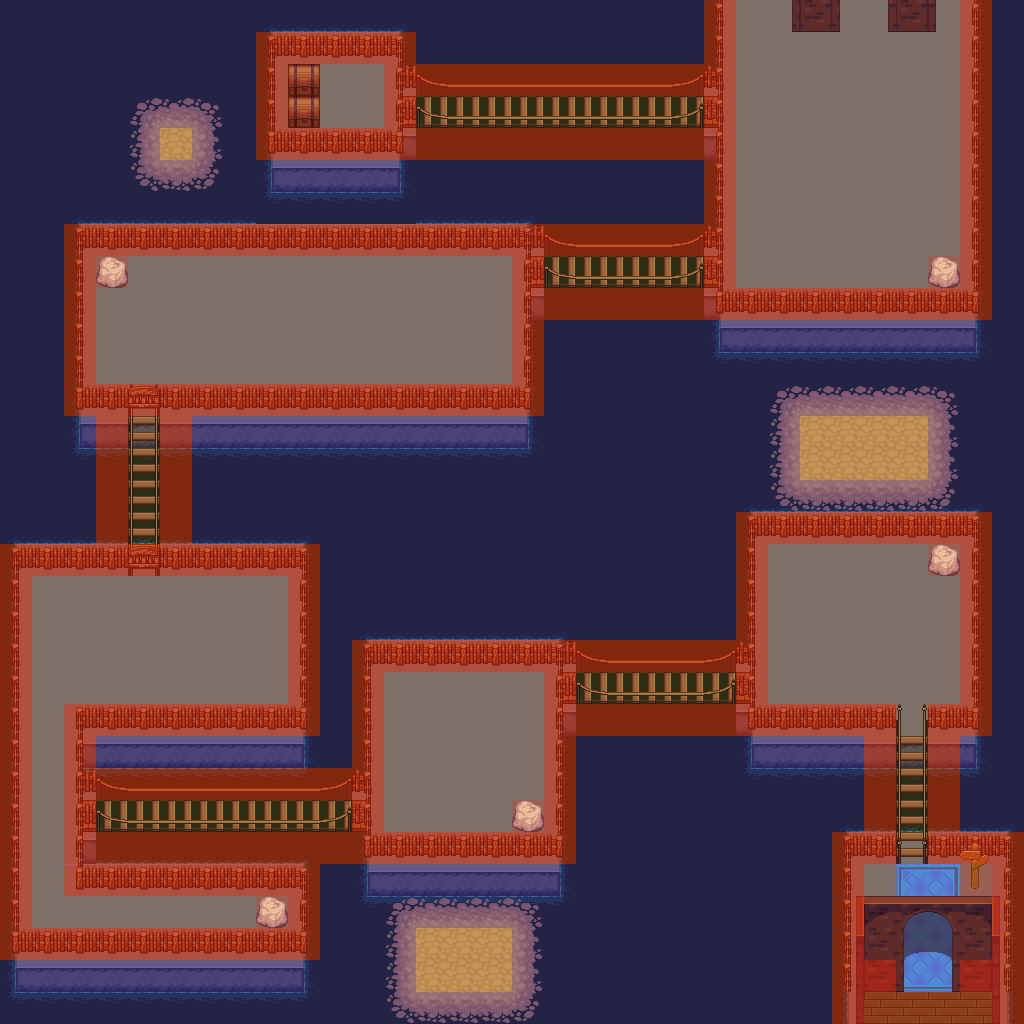

Rendered tile map (Tiled .tmx) drawn with the repository's tilesets; below, a short description and the map source with its tile grids summarised:
An orthogonal 32x32 tile map with 32x32 px tiles, 5 tile layers (background, fringe, object, foreground, ...), 4 tilesets and 21 objects (15x event, 6x enemy).

<map height="32" orientation="orthogonal" renderorder="right-down" tileheight="32" tilewidth="32" version="1.0" width="32">
 <properties>
  <property name="music" value="music/winds_of_stories.ogg" />
  <property name="tileset" value="tilesetdefs/sewer.txt" />
  <property name="title" value="Sewer" />
 </properties>
 <tileset firstgid="1" name="tiled_collision" tileheight="32" tilewidth="32">
  <image height="32" source="tiled_collision.png" width="480" />
 </tileset>
 <tileset firstgid="16" name="generic_background" tileheight="32" tilewidth="32">
  <image height="832" source="generic_background.png" width="864" />
 </tileset>
 <tileset firstgid="718" name="small_objects" tileheight="64" tilewidth="32">
  <image height="512" source="small_objects.png" width="671" />
 </tileset>
 <tileset firstgid="878" name="sewer_objects" tileheight="128" tilewidth="32">
  <image height="768" source="sewer_objects.png" width="672" />
 </tileset>
 <layer height="32" name="background" width="32">
  <data>[1024 cells, 1024 non-empty, 25 distinct tile ids]</data>
 </layer>
 <layer height="32" name="fringe" width="32">
  <data>[1024 cells, 210 non-empty, 23 distinct tile ids]</data>
 </layer>
 <layer height="32" name="object" width="32">
  <data>[1024 cells, 271 non-empty, 23 distinct tile ids]</data>
 </layer>
 <layer height="32" name="foreground" width="32">
  <data>[1024 cells, 0 non-empty, 0 distinct tile ids]</data>
 </layer>
 <layer height="32" name="collision" width="32">
  <data>[1024 cells, 745 non-empty, 3 distinct tile ids]</data>
 </layer>
 <objectgroup name="event">
  <object height="32" name="Alert" type="event" width="32" x="960" y="864">
   <properties>
    <property name="hotspot" value="location" />
    <property name="msg" value="FENCES ARE FOR YOUR PROTECTION.  DO NOT OPEN GATES." />
    <property name="repeat" value="false" />
    <property name="tooltip" value="Signpost" />
   <property name="activate" value="on_trigger" /></properties>
  </object>
  <object height="32" name="Switch" type="event" width="32" x="928" y="544">
   <properties>
    <property name="hotspot" value="location" />
    <property name="msg" value="There is a strange groove in this rock" />
    <property name="repeat" value="false" />
    <property name="requires_not_status" value="switch_key" />
    <property name="tooltip" value="Strange Rock" />
   <property name="activate" value="on_trigger" /></properties>
  </object>
  <object height="32" name="Switch" type="event" width="32" x="512" y="800">
   <properties>
    <property name="hotspot" value="location" />
    <property name="msg" value="There is a strange groove in this rock" />
    <property name="repeat" value="false" />
    <property name="requires_not_status" value="switch_key" />
    <property name="tooltip" value="Strange Rock" />
   <property name="activate" value="on_trigger" /></properties>
  </object>
  <object height="32" name="Switch" type="event" width="32" x="256" y="896">
   <properties>
    <property name="hotspot" value="location" />
    <property name="msg" value="There is a strange groove in this rock" />
    <property name="repeat" value="false" />
    <property name="requires_not_status" value="switch_key" />
    <property name="tooltip" value="Strange Rock" />
   <property name="activate" value="on_trigger" /></properties>
  </object>
  <object height="32" name="Switch" type="event" width="32" x="96" y="256">
   <properties>
    <property name="hotspot" value="location" />
    <property name="msg" value="There is a strange groove in this rock" />
    <property name="repeat" value="false" />
    <property name="requires_not_status" value="switch_key" />
    <property name="tooltip" value="Strange Rock" />
   <property name="activate" value="on_trigger" /></properties>
  </object>
  <object height="32" name="Switch" type="event" width="32" x="928" y="256">
   <properties>
    <property name="hotspot" value="location" />
    <property name="msg" value="There is a strange groove in this rock" />
    <property name="repeat" value="false" />
    <property name="requires_not_status" value="switch_key" />
    <property name="tooltip" value="Strange Rock" />
   <property name="activate" value="on_trigger" /></properties>
  </object>
  <object height="32" name="Switch" type="event" width="32" x="96" y="256">
   <properties>
    <property name="hotspot" value="location" />
    <property name="mapmod" value="object,4,17,0;object,4,12,0;collision,4,17,0;collision,4,12,0;object,10,1,0;collision,10,1,0" />
    <property name="repeat" value="false" />
    <property name="requires_status" value="switch_key" />
    <property name="tooltip" value="Strange Rock" />
   <property name="activate" value="on_trigger" /></properties>
  </object>
  <object height="32" name="Switch" type="event" width="32" x="928" y="544">
   <properties>
    <property name="hotspot" value="location" />
    <property name="mapmod" value="collision,23,21,0;collision,17,21,0;object,23,21,0;object,17,21,0;" />
    <property name="repeat" value="false" />
    <property name="requires_status" value="switch_key" />
    <property name="tooltip" value="Strange Rock" />
   <property name="activate" value="on_trigger" /></properties>
  </object>
  <object height="32" name="Switch" type="event" width="32" x="512" y="800">
   <properties>
    <property name="hotspot" value="location" />
    <property name="mapmod" value="object,2,25,0;object,11,25,0;collision,2,25,0;collision,11,25,0" />
    <property name="repeat" value="false" />
    <property name="requires_status" value="switch_key" />
    <property name="spawn" value="ghost,12,21" />
    <property name="tooltip" value="Strange Rock" />
   <property name="activate" value="on_trigger" /></properties>
  </object>
  <object height="32" name="Switch" type="event" width="32" x="928" y="256">
   <properties>
    <property name="hotspot" value="location" />
    <property name="mapmod" value="object,16,8,0;object,22,8,0;object,2,11,0;collision,16,8,0;collision,22,8,0;collision,2,11,0" />
    <property name="repeat" value="false" />
    <property name="requires_status" value="switch_key" />
    <property name="spawn" value="fireskeleton,29,3" />
    <property name="tooltip" value="Strange Rock" />
   <property name="activate" value="on_trigger" /></properties>
  </object>
  <object height="32" name="Switch" type="event" width="32" x="256" y="896">
   <properties>
    <property name="hotspot" value="location" />
    <property name="mapmod" value="object,28,9,0;object,26,16,0;collision,28,9,0;collision,26,16,0,object,14,26,0;collision,14,26,0" />
    <property name="repeat" value="false" />
    <property name="requires_status" value="switch_key" />
    <property name="tooltip" value="Strange Rock" />
   <property name="activate" value="on_trigger" /></properties>
  </object>
  <object height="32" name="Chest" type="event" width="32" x="288" y="64">
   <properties>
    <property name="hotspot" value="location" />
    <property name="loot" value="1,fixed,2" />
    <property name="mapmod" value="object,9,2,206" />
    <property name="repeat" value="false" />
    <property name="tooltip" value="Chest" />
   <property name="activate" value="on_trigger" /></properties>
  </object>
  <object height="32" name="Chest" type="event" width="32" x="288" y="96">
   <properties>
    <property name="hotspot" value="location" />
    <property name="loot" value="2,fixed,2" />
    <property name="mapmod" value="object,9,3,206" />
    <property name="repeat" value="false" />
    <property name="tooltip" value="Chest" />
   <property name="activate" value="on_trigger" /></properties>
  </object>
  </objectgroup>
 <objectgroup name="enemy">
  <!-- 6 objects omitted --></objectgroup>
 <objectgroup name="npc" />
</map>
<!-- 8 of 21 objects omitted -->
